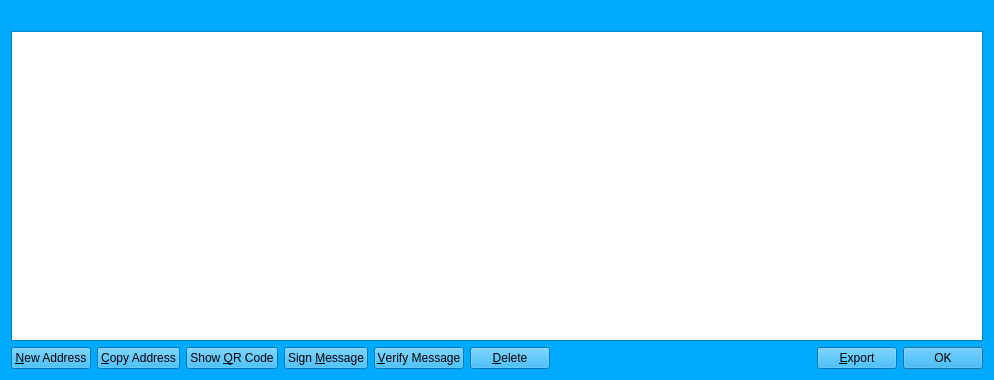
<?xml version="1.0" encoding="UTF-8"?>
<ui version="4.0">
 <class>AddressBookPage</class>
 <widget class="QWidget" name="AddressBookPage">
  <property name="geometry">
   <rect>
    <x>0</x>
    <y>0</y>
    <width>994</width>
    <height>380</height>
   </rect>
  </property>
  <property name="palette">
   <palette>
    <active>
     <colorrole role="WindowText">
      <brush brushstyle="SolidPattern">
       <color alpha="255">
        <red>0</red>
        <green>0</green>
        <blue>0</blue>
       </color>
      </brush>
     </colorrole>
     <colorrole role="Button">
      <brush brushstyle="SolidPattern">
       <color alpha="255">
        <red>0</red>
        <green>170</green>
        <blue>255</blue>
       </color>
      </brush>
     </colorrole>
     <colorrole role="Light">
      <brush brushstyle="SolidPattern">
       <color alpha="255">
        <red>127</red>
        <green>213</green>
        <blue>255</blue>
       </color>
      </brush>
     </colorrole>
     <colorrole role="Midlight">
      <brush brushstyle="SolidPattern">
       <color alpha="255">
        <red>63</red>
        <green>191</green>
        <blue>255</blue>
       </color>
      </brush>
     </colorrole>
     <colorrole role="Dark">
      <brush brushstyle="SolidPattern">
       <color alpha="255">
        <red>0</red>
        <green>85</green>
        <blue>127</blue>
       </color>
      </brush>
     </colorrole>
     <colorrole role="Mid">
      <brush brushstyle="SolidPattern">
       <color alpha="255">
        <red>0</red>
        <green>113</green>
        <blue>170</blue>
       </color>
      </brush>
     </colorrole>
     <colorrole role="Text">
      <brush brushstyle="SolidPattern">
       <color alpha="255">
        <red>0</red>
        <green>0</green>
        <blue>0</blue>
       </color>
      </brush>
     </colorrole>
     <colorrole role="BrightText">
      <brush brushstyle="SolidPattern">
       <color alpha="255">
        <red>255</red>
        <green>255</green>
        <blue>255</blue>
       </color>
      </brush>
     </colorrole>
     <colorrole role="ButtonText">
      <brush brushstyle="SolidPattern">
       <color alpha="255">
        <red>0</red>
        <green>0</green>
        <blue>0</blue>
       </color>
      </brush>
     </colorrole>
     <colorrole role="Base">
      <brush brushstyle="SolidPattern">
       <color alpha="255">
        <red>255</red>
        <green>255</green>
        <blue>255</blue>
       </color>
      </brush>
     </colorrole>
     <colorrole role="Window">
      <brush brushstyle="SolidPattern">
       <color alpha="255">
        <red>0</red>
        <green>170</green>
        <blue>255</blue>
       </color>
      </brush>
     </colorrole>
     <colorrole role="Shadow">
      <brush brushstyle="SolidPattern">
       <color alpha="255">
        <red>0</red>
        <green>0</green>
        <blue>0</blue>
       </color>
      </brush>
     </colorrole>
     <colorrole role="AlternateBase">
      <brush brushstyle="SolidPattern">
       <color alpha="255">
        <red>127</red>
        <green>212</green>
        <blue>255</blue>
       </color>
      </brush>
     </colorrole>
     <colorrole role="ToolTipBase">
      <brush brushstyle="SolidPattern">
       <color alpha="255">
        <red>255</red>
        <green>255</green>
        <blue>220</blue>
       </color>
      </brush>
     </colorrole>
     <colorrole role="ToolTipText">
      <brush brushstyle="SolidPattern">
       <color alpha="255">
        <red>0</red>
        <green>0</green>
        <blue>0</blue>
       </color>
      </brush>
     </colorrole>
    </active>
    <inactive>
     <colorrole role="WindowText">
      <brush brushstyle="SolidPattern">
       <color alpha="255">
        <red>0</red>
        <green>0</green>
        <blue>0</blue>
       </color>
      </brush>
     </colorrole>
     <colorrole role="Button">
      <brush brushstyle="SolidPattern">
       <color alpha="255">
        <red>0</red>
        <green>170</green>
        <blue>255</blue>
       </color>
      </brush>
     </colorrole>
     <colorrole role="Light">
      <brush brushstyle="SolidPattern">
       <color alpha="255">
        <red>127</red>
        <green>213</green>
        <blue>255</blue>
       </color>
      </brush>
     </colorrole>
     <colorrole role="Midlight">
      <brush brushstyle="SolidPattern">
       <color alpha="255">
        <red>63</red>
        <green>191</green>
        <blue>255</blue>
       </color>
      </brush>
     </colorrole>
     <colorrole role="Dark">
      <brush brushstyle="SolidPattern">
       <color alpha="255">
        <red>0</red>
        <green>85</green>
        <blue>127</blue>
       </color>
      </brush>
     </colorrole>
     <colorrole role="Mid">
      <brush brushstyle="SolidPattern">
       <color alpha="255">
        <red>0</red>
        <green>113</green>
        <blue>170</blue>
       </color>
      </brush>
     </colorrole>
     <colorrole role="Text">
      <brush brushstyle="SolidPattern">
       <color alpha="255">
        <red>0</red>
        <green>0</green>
        <blue>0</blue>
       </color>
      </brush>
     </colorrole>
     <colorrole role="BrightText">
      <brush brushstyle="SolidPattern">
       <color alpha="255">
        <red>255</red>
        <green>255</green>
        <blue>255</blue>
       </color>
      </brush>
     </colorrole>
     <colorrole role="ButtonText">
      <brush brushstyle="SolidPattern">
       <color alpha="255">
        <red>0</red>
        <green>0</green>
        <blue>0</blue>
       </color>
      </brush>
     </colorrole>
     <colorrole role="Base">
      <brush brushstyle="SolidPattern">
       <color alpha="255">
        <red>255</red>
        <green>255</green>
        <blue>255</blue>
       </color>
      </brush>
     </colorrole>
     <colorrole role="Window">
      <brush brushstyle="SolidPattern">
       <color alpha="255">
        <red>0</red>
        <green>170</green>
        <blue>255</blue>
       </color>
      </brush>
     </colorrole>
     <colorrole role="Shadow">
      <brush brushstyle="SolidPattern">
       <color alpha="255">
        <red>0</red>
        <green>0</green>
        <blue>0</blue>
       </color>
      </brush>
     </colorrole>
     <colorrole role="AlternateBase">
      <brush brushstyle="SolidPattern">
       <color alpha="255">
        <red>127</red>
        <green>212</green>
        <blue>255</blue>
       </color>
      </brush>
     </colorrole>
     <colorrole role="ToolTipBase">
      <brush brushstyle="SolidPattern">
       <color alpha="255">
        <red>255</red>
        <green>255</green>
        <blue>220</blue>
       </color>
      </brush>
     </colorrole>
     <colorrole role="ToolTipText">
      <brush brushstyle="SolidPattern">
       <color alpha="255">
        <red>0</red>
        <green>0</green>
        <blue>0</blue>
       </color>
      </brush>
     </colorrole>
    </inactive>
    <disabled>
     <colorrole role="WindowText">
      <brush brushstyle="SolidPattern">
       <color alpha="255">
        <red>0</red>
        <green>85</green>
        <blue>127</blue>
       </color>
      </brush>
     </colorrole>
     <colorrole role="Button">
      <brush brushstyle="SolidPattern">
       <color alpha="255">
        <red>0</red>
        <green>170</green>
        <blue>255</blue>
       </color>
      </brush>
     </colorrole>
     <colorrole role="Light">
      <brush brushstyle="SolidPattern">
       <color alpha="255">
        <red>127</red>
        <green>213</green>
        <blue>255</blue>
       </color>
      </brush>
     </colorrole>
     <colorrole role="Midlight">
      <brush brushstyle="SolidPattern">
       <color alpha="255">
        <red>63</red>
        <green>191</green>
        <blue>255</blue>
       </color>
      </brush>
     </colorrole>
     <colorrole role="Dark">
      <brush brushstyle="SolidPattern">
       <color alpha="255">
        <red>0</red>
        <green>85</green>
        <blue>127</blue>
       </color>
      </brush>
     </colorrole>
     <colorrole role="Mid">
      <brush brushstyle="SolidPattern">
       <color alpha="255">
        <red>0</red>
        <green>113</green>
        <blue>170</blue>
       </color>
      </brush>
     </colorrole>
     <colorrole role="Text">
      <brush brushstyle="SolidPattern">
       <color alpha="255">
        <red>0</red>
        <green>85</green>
        <blue>127</blue>
       </color>
      </brush>
     </colorrole>
     <colorrole role="BrightText">
      <brush brushstyle="SolidPattern">
       <color alpha="255">
        <red>255</red>
        <green>255</green>
        <blue>255</blue>
       </color>
      </brush>
     </colorrole>
     <colorrole role="ButtonText">
      <brush brushstyle="SolidPattern">
       <color alpha="255">
        <red>0</red>
        <green>85</green>
        <blue>127</blue>
       </color>
      </brush>
     </colorrole>
     <colorrole role="Base">
      <brush brushstyle="SolidPattern">
       <color alpha="255">
        <red>0</red>
        <green>170</green>
        <blue>255</blue>
       </color>
      </brush>
     </colorrole>
     <colorrole role="Window">
      <brush brushstyle="SolidPattern">
       <color alpha="255">
        <red>0</red>
        <green>170</green>
        <blue>255</blue>
       </color>
      </brush>
     </colorrole>
     <colorrole role="Shadow">
      <brush brushstyle="SolidPattern">
       <color alpha="255">
        <red>0</red>
        <green>0</green>
        <blue>0</blue>
       </color>
      </brush>
     </colorrole>
     <colorrole role="AlternateBase">
      <brush brushstyle="SolidPattern">
       <color alpha="255">
        <red>0</red>
        <green>170</green>
        <blue>255</blue>
       </color>
      </brush>
     </colorrole>
     <colorrole role="ToolTipBase">
      <brush brushstyle="SolidPattern">
       <color alpha="255">
        <red>255</red>
        <green>255</green>
        <blue>220</blue>
       </color>
      </brush>
     </colorrole>
     <colorrole role="ToolTipText">
      <brush brushstyle="SolidPattern">
       <color alpha="255">
        <red>0</red>
        <green>0</green>
        <blue>0</blue>
       </color>
      </brush>
     </colorrole>
    </disabled>
   </palette>
  </property>
  <property name="windowTitle">
   <string>Address Book</string>
  </property>
  <layout class="QVBoxLayout" name="verticalLayout">
   <item>
    <widget class="QLabel" name="labelExplanation">
     <property name="textFormat">
      <enum>Qt::PlainText</enum>
     </property>
     <property name="wordWrap">
      <bool>true</bool>
     </property>
    </widget>
   </item>
   <item>
    <widget class="QTableView" name="tableView">
     <property name="contextMenuPolicy">
      <enum>Qt::CustomContextMenu</enum>
     </property>
     <property name="toolTip">
      <string>Double-click to edit address or label</string>
     </property>
     <property name="tabKeyNavigation">
      <bool>false</bool>
     </property>
     <property name="alternatingRowColors">
      <bool>true</bool>
     </property>
     <property name="selectionMode">
      <enum>QAbstractItemView::SingleSelection</enum>
     </property>
     <property name="selectionBehavior">
      <enum>QAbstractItemView::SelectRows</enum>
     </property>
     <property name="sortingEnabled">
      <bool>true</bool>
     </property>
     <attribute name="verticalHeaderVisible">
      <bool>false</bool>
     </attribute>
    </widget>
   </item>
   <item>
    <layout class="QHBoxLayout" name="horizontalLayout">
     <item>
      <widget class="QPushButton" name="newAddress">
       <property name="toolTip">
        <string>Create a new address</string>
       </property>
       <property name="text">
        <string>&amp;New Address</string>
       </property>
       <property name="icon">
        <iconset resource="../bitcoin.qrc">
         <normaloff>:/icons/add</normaloff>:/icons/add</iconset>
       </property>
      </widget>
     </item>
     <item>
      <widget class="QPushButton" name="copyAddress">
       <property name="toolTip">
        <string>Copy the currently selected address to the system clipboard</string>
       </property>
       <property name="text">
        <string>&amp;Copy Address</string>
       </property>
       <property name="icon">
        <iconset resource="../bitcoin.qrc">
         <normaloff>:/icons/editcopy</normaloff>:/icons/editcopy</iconset>
       </property>
      </widget>
     </item>
     <item>
      <widget class="QPushButton" name="showQRCode">
       <property name="text">
        <string>Show &amp;QR Code</string>
       </property>
       <property name="icon">
        <iconset resource="../bitcoin.qrc">
         <normaloff>:/icons/qrcode</normaloff>:/icons/qrcode</iconset>
       </property>
      </widget>
     </item>
     <item>
      <widget class="QPushButton" name="signMessage">
       <property name="toolTip">
        <string>&lt;html&gt;&lt;head/&gt;&lt;body&gt;&lt;p&gt;Sign a message to prove you own a Espers address&lt;/p&gt;&lt;/body&gt;&lt;/html&gt;</string>
       </property>
       <property name="text">
        <string>Sign &amp;Message</string>
       </property>
       <property name="icon">
        <iconset resource="../bitcoin.qrc">
         <normaloff>:/icons/edit</normaloff>:/icons/edit</iconset>
       </property>
      </widget>
     </item>
     <item>
      <widget class="QPushButton" name="verifyMessage">
       <property name="toolTip">
        <string>&lt;html&gt;&lt;head/&gt;&lt;body&gt;&lt;p&gt;Verify a message to ensure it was signed with a specified Espers address&lt;/p&gt;&lt;/body&gt;&lt;/html&gt;</string>
       </property>
       <property name="text">
        <string>&amp;Verify Message</string>
       </property>
       <property name="icon">
        <iconset resource="../bitcoin.qrc">
         <normaloff>:/icons/transaction_0</normaloff>:/icons/transaction_0</iconset>
       </property>
      </widget>
     </item>
     <item>
      <widget class="QPushButton" name="deleteAddress">
       <property name="toolTip">
        <string>Delete the currently selected address from the list</string>
       </property>
       <property name="text">
        <string>&amp;Delete</string>
       </property>
       <property name="icon">
        <iconset resource="../bitcoin.qrc">
         <normaloff>:/icons/remove</normaloff>:/icons/remove</iconset>
       </property>
      </widget>
     </item>
     <item>
      <spacer name="horizontalSpacer">
       <property name="orientation">
        <enum>Qt::Horizontal</enum>
       </property>
       <property name="sizeHint" stdset="0">
        <size>
         <width>40</width>
         <height>20</height>
        </size>
       </property>
      </spacer>
     </item>
     <item>
      <widget class="QPushButton" name="exportButton">
       <property name="toolTip">
        <string>Export the data in the current tab to a file</string>
       </property>
       <property name="text">
        <string>&amp;Export</string>
       </property>
       <property name="icon">
        <iconset resource="../bitcoin.qrc">
         <normaloff>:/icons/export</normaloff>:/icons/export</iconset>
       </property>
      </widget>
     </item>
     <item>
      <widget class="QDialogButtonBox" name="buttonBox">
       <property name="sizePolicy">
        <sizepolicy hsizetype="Maximum" vsizetype="Fixed">
         <horstretch>0</horstretch>
         <verstretch>0</verstretch>
        </sizepolicy>
       </property>
       <property name="standardButtons">
        <set>QDialogButtonBox::Ok</set>
       </property>
      </widget>
     </item>
    </layout>
   </item>
  </layout>
 </widget>
 <resources>
  <include location="../bitcoin.qrc"/>
 </resources>
 <connections/>
</ui>
